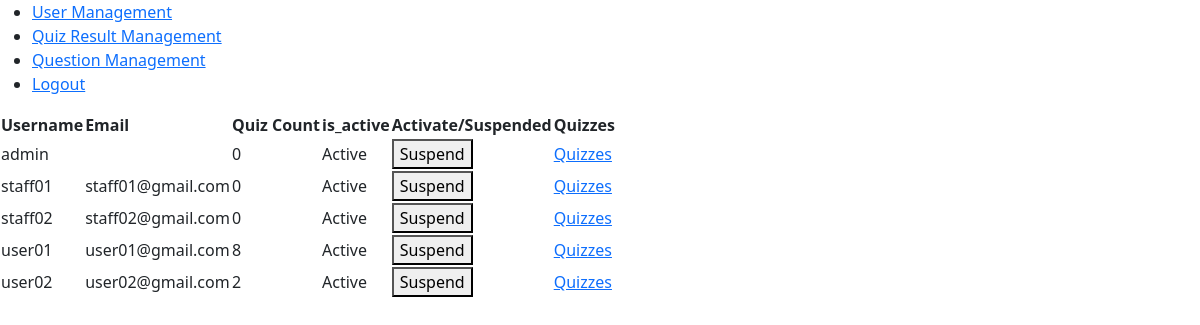
The page /user_management/ (signed in) on the database its author committed.
### apps/web/models.py (models this page shows)
class CustomUser(AbstractUser):
    phone = models.CharField(max_length=20, blank=True, null=True)
    class Meta:
        db_table = 'custom_user'
    groups = models.ManyToManyField(
        'auth.Group',
        verbose_name='groups',
        blank=True,
        help_text='The groups this user belongs to. A user will get all permissions granted to each of their groups.',
        related_name="custom_user_set",
        related_query_name="custom_user",
    )
    user_permissions = models.ManyToManyField(
        'auth.Permission',
        verbose_name='user permissions',
        blank=True,
        help_text='Specific permissions for this user.',
        related_name="custom_user_set",
        related_query_name="custom_user",
    )

### apps/web/views.py (the view, shortened to what this page needs)
# urls.py: path('user_management/', UserListView.as_view(), name='user_management'),
class UserListView(LoginRequiredMixin,PermissionRequiredMixin,ListView):
    permission_required = 'web.view_question'
    model = User
    template_name = 'user_management/user_management.html'
    context_object_name = 'users'
    paginate_by = 5
    def get_queryset(self):
        return User.objects.annotate(quiz_count=Count('quizzes_user'))

### apps/web/templates/user_management/user_management.html (shortened to what this page needs)
{% extends 'base.html' %}
{% load crispy_forms_tags %}
{% block content %}
    <table>
        <tr>
            <th>Username</th>
            <th>Email</th>
            <th>Quiz Count</th>
            <th>is_active</th>
            <th>Activate/Suspended</th>
            <th>Quizzes</th>
        </tr>
        {% for user in users %}
            <tr>
                <td>{{ user.username }}</td>
                <td>{{ user.email }}</td>
                <td>{{ user.quiz_count }}</td>
                <td>{{ user.is_active|yesno:"Active,Suspended" }}</td>
                <form method="post">
                    {%  if user.is_active %}
                        <td><button type="submit">Suspend</button></td>
                    {% else %}
                        <td><button type="submit">Activate</button></td>
                    {% endif %}
                </form>
                <td><a href="{% url 'user_quiz_management' %}?user_id={{ user.id }}">Quizzes</a></td>
            </tr>
        {% endfor %}
    </table>
{% endblock %}

### rows shown on the page
CustomUser: username "admin", quiz_count "0", is_active "Active", shows "Suspend"
CustomUser: username "staff01", email "staff01@gmail.com", quiz_count "0", is_active "Active", shows "Suspend"
CustomUser: username "staff02", email "staff02@gmail.com", quiz_count "0", is_active "Active", shows "Suspend"
CustomUser: username "user01", email "user01@gmail.com", quiz_count "8", is_active "Active", shows "Suspend"
CustomUser: username "user02", email "user02@gmail.com", quiz_count "2", is_active "Active", shows "Suspend"
